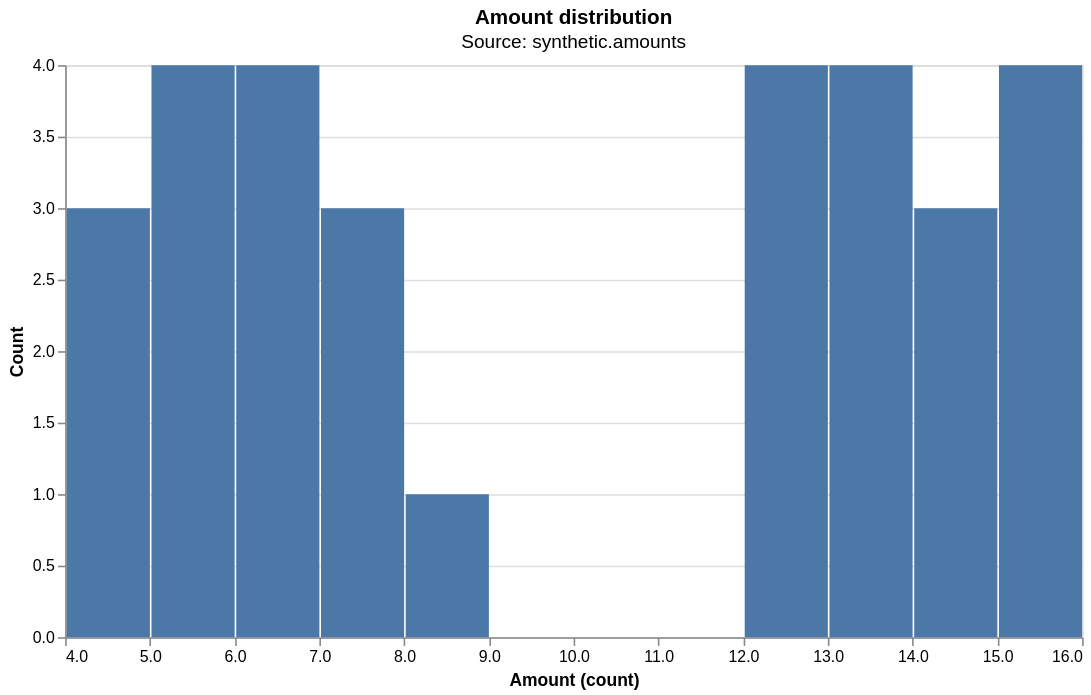

Write a Vega-Lite specification for this figure.
### Vega-Lite specification from a JSON file in a GitHub repository (floating-point values rounded to 4 significant figures)
{"config": {"view": {"continuousWidth": 300, "continuousHeight": 300}}, "data": {"name": "data-3a1cad260c715f65215a6ae77c2d0135"}, "mark": {"type": "bar"}, "encoding": {"tooltip": [{"bin": {"maxbins": 12}, "field": "amount", "title": "Amount (count)", "type": "quantitative"}, {"aggregate": "count", "title": "Count", "type": "quantitative"}], "x": {"bin": {"maxbins": 12}, "field": "amount", "title": "Amount (count)", "type": "quantitative"}, "y": {"aggregate": "count", "title": "Count", "type": "quantitative"}}, "height": 360, "title": {"text": "Amount distribution", "subtitle": ["Source: synthetic.amounts"]}, "width": 640, "$schema": "https://vega.github.io/schema/vega-lite/v6.4.1.json", "datasets": {"data-3a1cad260c715f65215a6ae77c2d0135": [{"segment": "SMB", "amount": 4}, {"segment": "SMB", "amount": 5}, {"segment": "SMB", "amount": 6}, {"segment": "SMB", "amount": 7}, {"segment": "SMB", "amount": 5}, {"segment": "SMB", "amount": 4}, {"segment": "SMB", "amount": 6}, {"segment": "SMB", "amount": 7}, {"segment": "SMB", "amount": 8}, {"segment": "SMB", "amount": 6}, {"segment": "SMB", "amount": 5}, {"segment": "SMB", "amount": 7}, {"segment": "SMB", "amount": 6}, {"segment": "SMB", "amount": 4}, {"segment": "SMB", "amount": 5}, {"segment": "Enterprise", "amount": 12}, {"segment": "Enterprise", "amount": 13}, {"segment": "Enterprise", "amount": 15}, {"segment": "Enterprise", "amount": 14}, {"segment": "Enterprise", "amount": 13}, {"segment": "Enterprise", "amount": 12}, {"segment": "Enterprise", "amount": 16}, {"segment": "Enterprise", "amount": 14}, {"segment": "Enterprise", "amount": 15}, {"segment": "Enterprise", "amount": 13}, {"segment": "Enterprise", "amount": 12}, {"segment": "Enterprise", "amount": 14}, {"segment": "Enterprise", "amount": 15}, {"segment": "Enterprise", "amount": 13}, {"segment": "Enterprise", "amount": 12}]}, "usermeta": {"transform_contract": {"declared": ["aggregate", "bin"]}, "claim": "The amount values are spread across the observed range.", "source": "synthetic.amounts", "unit": "count", "transform_lineage": {"version": 1, "receipts": [{"kind": "bin", "location": "encoding.tooltip[0].bin", "operation_sha256": "d7594f4b2c6077435577a6f71beb29b41603ea50adf1951d503ce100b18c7a3b", "input_fields": ["amount"], "output_fields": []}, {"kind": "aggregate", "location": "encoding.tooltip[1].aggregate", "operation_sha256": "3bbdb8f74b8aa911528331b825780e708013c0304d575331a6d90f33fff4cdee", "input_fields": [], "output_fields": []}, {"kind": "bin", "location": "encoding.x.bin", "operation_sha256": "d7594f4b2c6077435577a6f71beb29b41603ea50adf1951d503ce100b18c7a3b", "input_fields": ["amount"], "output_fields": []}, {"kind": "aggregate", "location": "encoding.y.aggregate", "operation_sha256": "3bbdb8f74b8aa911528331b825780e708013c0304d575331a6d90f33fff4cdee", "input_fields": [], "output_fields": []}]}}}
